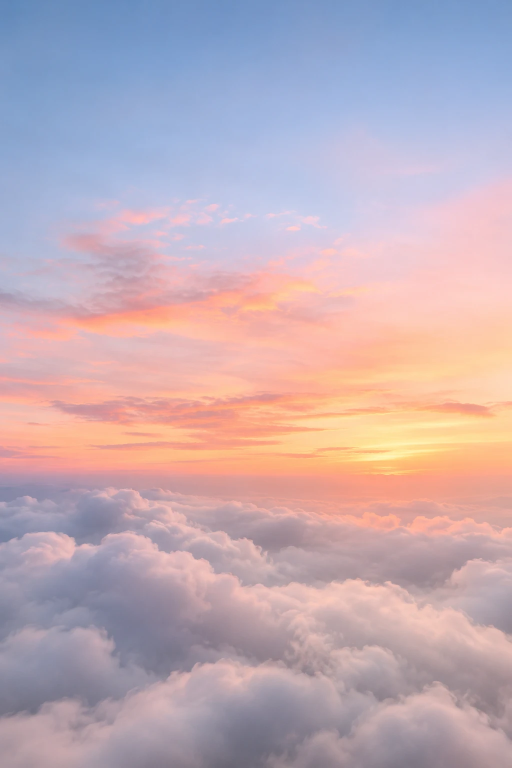
#> input picture images-source/nuage/ciel-aube.webp, 1024 x 1536 px, found by its file name (shown at 1/2 size); its folder holds 4 pictures in this run
$ python nuage.py
#> lines starting #> are read from the running program, lines starting #| are printed output that depends on the picture
# Modèle « Sur un petit nuage » (nuage) : prépare public/img/nuage-*.webp depuis images-source/nuage/.
#  - ciels : simple conversion WebP ;
#  - montgolfière et ballon de soie (fond vert) : détourage par chroma key + retrait du reflet vert ;
#  - nappes de nuages (fond noir) : l'alpha vient de la luminosité, puis la couleur est « dé-prémultipliée »
#    (les bords restent vaporeux, sans halo noir) ;
#  - photo de démo du couple (exception validée : visages acceptés dans les démos).
# Lancer depuis la racine du projet : python images-source/nuage.py
import os
import numpy as np
from PIL import Image

SRC = "images-source/nuage"
OUT = "public/img"

def save(im, name, q=84):
    im.save(os.path.join(OUT, name), "WEBP", quality=q, alpha_quality=90, method=6)
    print(name, im.size, os.path.getsize(os.path.join(OUT, name)) // 1024, "Ko")

def plain(src, name, w):
#> called with src = 'ciel-aube.webp', name = 'nuage-ciel-aube.webp', w = 900
    im = Image.open(os.path.join(SRC, src)).convert("RGB")
#> im is the input picture: PIL image 1024x1536 RGB; mean R, G, B 193, 172.2, 180.9
    im = im.resize((w, round(im.height * w / im.width)), Image.LANCZOS)
#> im: PIL image 900x1350 RGB
    save(im, name, 80)
#| nuage-ciel-aube.webp (900, 1350) 24 Ko
#> call 2 of plain, with src = 'ciel-haut.webp', name = 'nuage-ciel-haut.webp', w = 900
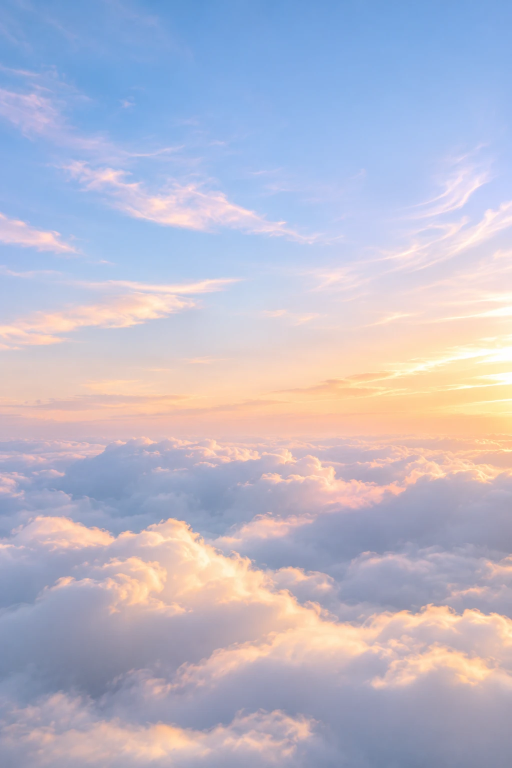
#> input picture images-source/nuage/ciel-haut.webp, 1024 x 1536 px, found by its file name (shown at 1/2 size)
#> in plain, im is the input picture: PIL image 1024x1536 RGB; mean R, G, B 185.2, 184.8, 202.9
#| nuage-ciel-haut.webp (900, 1350) 32 Ko

def crop_alpha(rgba, pad=8):
    a = np.asarray(rgba)[..., 3]
    ys, xs = np.where(a > 4)
    return rgba.crop((max(0, xs.min() - pad), max(0, ys.min() - pad), min(rgba.width, xs.max() + pad), min(rgba.height, ys.max() + pad)))

def green(src, name, max_side):
#> called with src = 'montgolfiere.webp', name = 'nuage-montgolfiere.webp', max_side = 1100
    im = np.asarray(Image.open(os.path.join(SRC, src)).convert("RGB")).astype(np.float32)
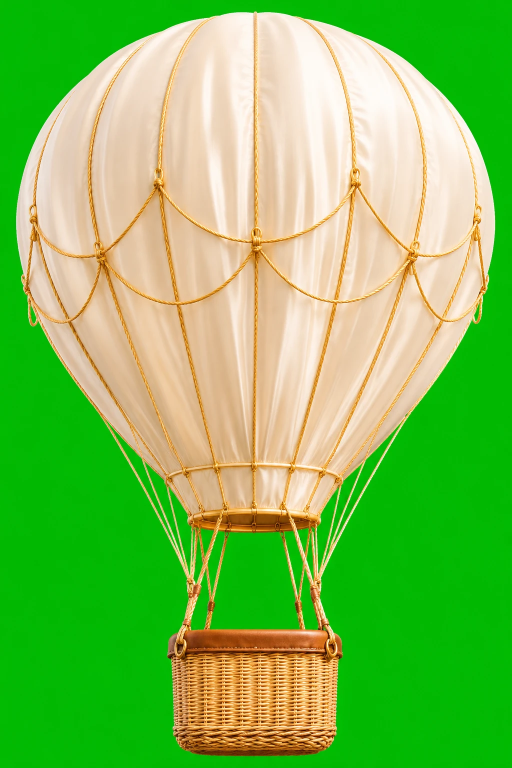
#> input picture images-source/nuage/montgolfiere.webp, 1024 x 1536 px, found by its file name (shown at 1/2 size)
#> im: shape (1536, 1024, 3) float32
    r, g, b = im[..., 0], im[..., 1], im[..., 2]
    gr = g - np.maximum(r, b)                      # fond ≈ 150-190 ; soie, or et osier ≤ 0
    a = 1 - np.clip((gr - 14) / (70 - 14), 0, 1)
    g2 = np.where(a < 0.999, np.minimum(g, np.maximum(r, b) * 0.96 + 2), g)   # retrait du vert sur les bords
    rgba = np.dstack([r, g2, b, a * 255]).clip(0, 255).astype(np.uint8)
    out = crop_alpha(Image.fromarray(rgba, "RGBA"))
    s = min(1, max_side / max(out.size))
#> s = 0.731
    out = out.resize((round(out.width * s), round(out.height * s)), Image.LANCZOS)
    save(out, name)
#| nuage-montgolfiere.webp (712, 1100) 105 Ko
#> call 2 of green, with src = 'ballon.webp', name = 'nuage-ballon.webp', max_side = 900
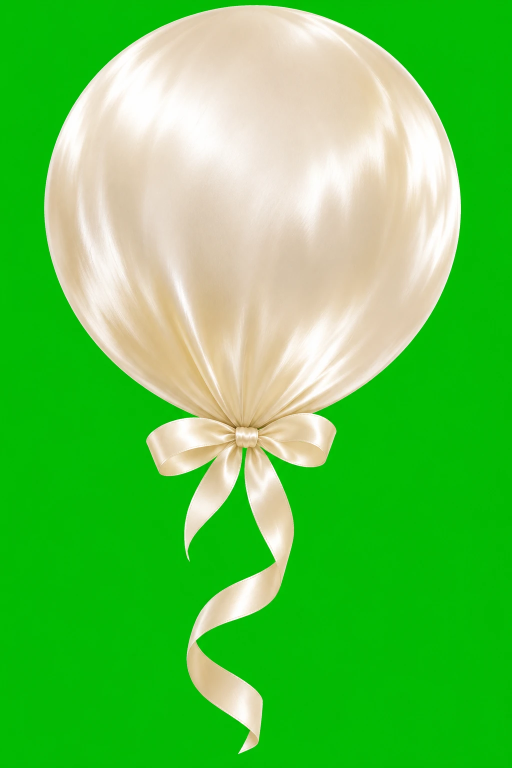
#> input picture images-source/nuage/ballon.webp, 1024 x 1536 px, found by its file name (shown at 1/2 size)
#> in green (call 2), `r, g, b = im[..., 0], im[..., 1], im[..., 2]`:
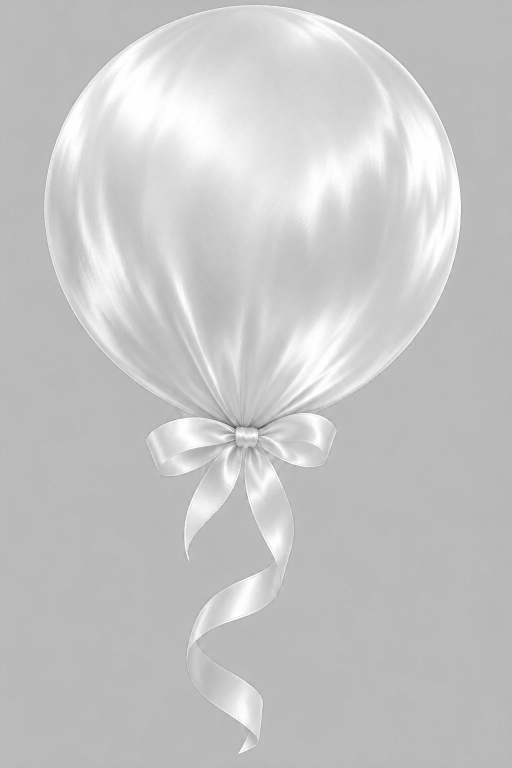
#> g: shape (1536, 1024) float32 (shown at 1/2 size); min 58, max 255, mean 198
#> in green (call 2), `g2 = np.where(a < 0.999, np.minimum(g, np.maximum(r, b) * 0.96 + 2), g)`:
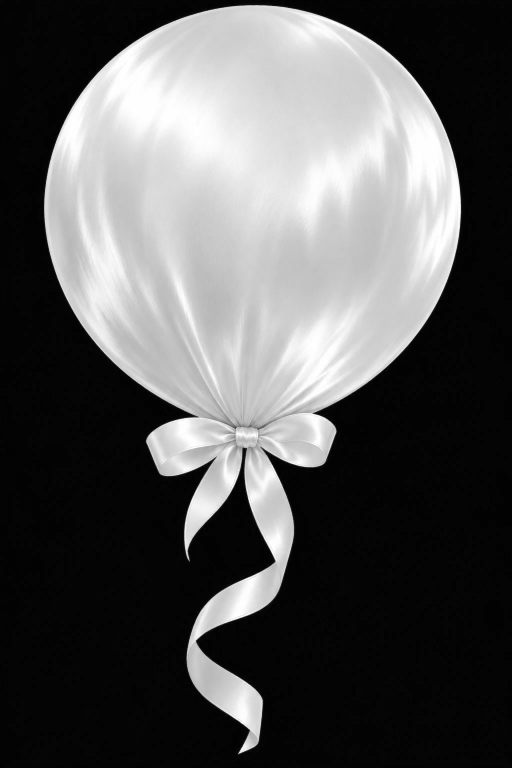
#> g2: shape (1536, 1024) float32 (shown at 1/2 size); min 2, max 255, mean 88.4
#> in green (call 2), `rgba = np.dstack([r, g2, b, a * 255]).clip(0, 255).astype(np.uint8)`:
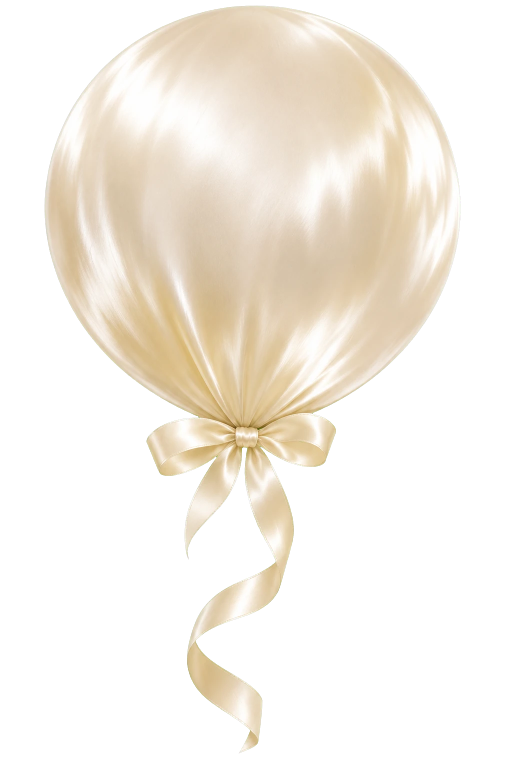
#> rgba: shape (1536, 1024, 4) (shown at 1/2 size); mean of channels 0, 1, 2, 3 92.9, 87.8, 78, 100.3; transparent parts drawn white
#> in green (call 2), `out = out.resize((round(out.width * s), round(out.height * s)), Image...`:
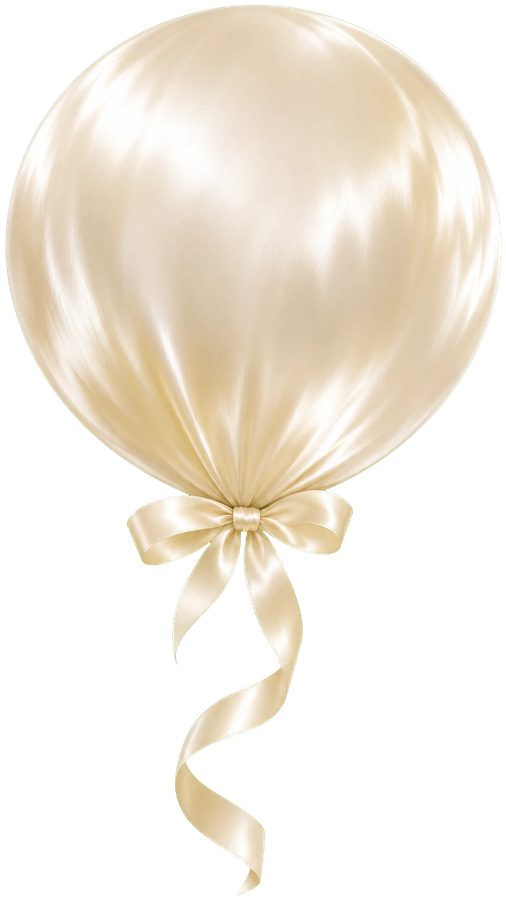
#> out: PIL image 506x900 RGBA; mean R, G, B, A 113.9, 106.5, 95.2, 122.9; transparent parts drawn white
#| nuage-ballon.webp (506, 900) 32 Ko

def black(src, name, w):
#> (the run stopped early here; a loop or call above may not have finished)
